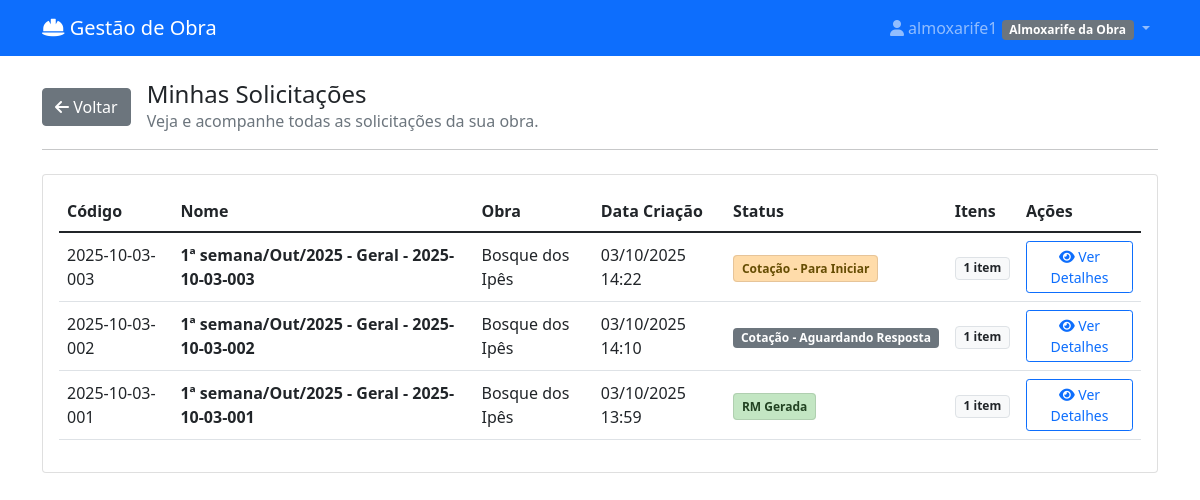
The app's page /solicitacoes/ (signed in) with its own data.
### materiais/models.py (models this page shows, shortened)
class User(AbstractUser):
    PERFIL_CHOICES = [
        ('almoxarife_obra', 'Almoxarife da Obra'),
        ('engenheiro', 'Engenheiro'),
        ('almoxarife_escritorio', 'Almoxarife do Escritório'),
        ('diretor', 'Diretor'),
    ]
    perfil = models.CharField(max_length=30, choices=PERFIL_CHOICES)
    telefone = models.CharField(max_length=15, blank=True)
    obras = models.ManyToManyField('Obra', blank=True, related_name='usuarios')
    assinatura_imagem = models.ImageField(upload_to='assinaturas/', null=True, blank=True, verbose_name="Imagem da Assinatura")

class SolicitacaoCompra(models.Model):
    STATUS_CHOICES = [
        ('rascunho', 'Rascunho'),
        ('pendente_aprovacao', 'Pendente de Aprovação'),
        ('aprovado_engenharia', 'Aprovado - Engenharia'),
        ('aprovada', 'Cotação - Para Iniciar'),
        ('rejeitada', 'Rejeitada'),
        ('em_cotacao', 'Cotação - Em Andamento'),
        ('aguardando_resposta', 'Cotação - Aguardando Resposta'),
        ('cotacao_selecionada', 'Cotação - Recebida/Analisar'),
        ('finalizada', 'RM Gerada'),
        ('a_caminho', 'A Caminho'),
        ('recebida_parcial', 'Recebida Parcialmente'),  # <-- NOVO STATUS ADICIONADO
        ('recebida', 'Recebida'),
    ]
    numero = models.CharField(max_length=100, unique=True, blank=True, verbose_name="Código")
    solicitante = models.ForeignKey(User, on_delete=models.CASCADE, related_name='solicitacoes')
    obra = models.ForeignKey(Obra, on_delete=models.CASCADE, null=True, blank=True)
    destino = models.ForeignKey(
        DestinoEntrega,
        on_delete=models.SET_NULL,
        null=True,
        blank=True,
        verbose_name="Destino de Entrega"
    )
    categoria_sc = models.ForeignKey(
        CategoriaSC,
        on_delete=models.SET_NULL,
        null=True,
        blank=True,
        verbose_name="Categoria da SC"
    )
    data_criacao = models.DateTimeField(auto_now_add=True)
    data_necessidade = models.DateField()
    justificativa = models.TextField(verbose_name="Observação Geral")
    is_emergencial = models.BooleanField(default=False, verbose_name="Solicitação Emergencial")
    status = models.CharField(max_length=20, choices=STATUS_CHOICES, default='rascunho')
    aprovador = models.ForeignKey(User, on_delete=models.SET_NULL, null=True, blank=True, related_name='aprovacoes')
    data_aprovacao = models.DateTimeField(null=True, blank=True)
    observacoes_aprovacao = models.TextField(blank=True)
    data_recebimento = models.DateTimeField(null=True, blank=True, verbose_name="Data de Recebimento")
    recebedor = models.ForeignKey(User, on_delete=models.CASCADE, verbose_name="Recebedor", null=True, blank=True)
    sc_mae = models.ForeignKey(
        'self',
        on_delete=models.SET_NULL,
        null=True,
        blank=True,
        related_name='scs_filhas'
    )
    @property
    def nome_descritivo(self):
        if not self.numero or not self.data_criacao:
            return "SC em criação..."
        data = timezone.localtime(self.data_criacao)
        semana_do_mes = (data.day - 1) // 7 + 1
        meses = ['Jan', 'Fev', 'Mar', 'Abr', 'Mai', 'Jun', 'Jul', 'Ago', 'Set', 'Out', 'Nov', 'Dez']
        mes_str = meses[data.month - 1]
        ano_str = data.strftime('%Y')
        categoria_nome = self.categoria_sc.nome if self.categoria_sc else "Geral"
        return f"{semana_do_mes}ª semana/{mes_str}/{ano_str} - {categoria_nome} - {self.numero}"

class Obra(models.Model):
    nome = models.CharField(max_length=100, verbose_name="Nome da Obra")
    endereco = models.CharField(max_length=200, blank=True, verbose_name="Endereço")
    data_inicio = models.DateField(null=True, blank=True, verbose_name="Data de Início")
    data_fim = models.DateField(null=True, blank=True, verbose_name="Data de Fim")
    ativa = models.BooleanField(default=True, verbose_name="Ativa")
    class Meta:
        verbose_name = "Obra"
        verbose_name_plural = "Obras"

### materiais/views.py (the view, shortened to what this page needs)
# urls.py: path('solicitacoes/', views.lista_solicitacoes, name='lista_solicitacoes'),
@login_required
def lista_solicitacoes(request):
    status_filtrado = request.GET.get('status', None)
    user = request.user
    if user.perfil == 'diretor':
        base_query = SolicitacaoCompra.objects.all()
    elif user.perfil in ['almoxarife_escritorio', 'almoxarife_obra', 'engenheiro']:
        user_obras = user.obras.all()
        if user_obras.exists():
            base_query = SolicitacaoCompra.objects.filter(obra__in=user_obras)
        else:
            base_query = SolicitacaoCompra.objects.none()
    else:
        base_query = SolicitacaoCompra.objects.none()
    solicitacoes = base_query
    context = {
        'solicitacoes': solicitacoes.select_related('obra').order_by('-data_criacao'),
        'status_filtrado': status_filtrado,
        'status_choices': dict(SolicitacaoCompra.STATUS_CHOICES)
    }
    return render(request, 'materiais/lista_solicitacoes.html', context)

### materiais/templates/materiais/lista_solicitacoes.html (shortened to what this page needs)
{% extends 'materiais/base.html' %}
{% load materiais_extras %}
{% block content %}
<div class="d-flex align-items-center mb-3">
    <a href="{% url 'materiais:dashboard' %}" class="btn btn-secondary me-3">
        <i class="fas fa-arrow-left"></i> Voltar
    </a>
    <div>
        <h4 class="mb-0">
            {% if status_filtrado %}
                Solicitações "{{ status_choices|get_item:status_filtrado }}"
            {% else %}
                Minhas Solicitações
            {% endif %}
        </h4>
        <p class="text-muted mb-0">Veja e acompanhe todas as solicitações da sua obra.</p>
    </div>
</div>
<hr class="mb-4">
<div class="card">
    <div class="card-body">
        {% if solicitacoes %}
            <div class="table-responsive">
                <table class="table table-hover align-middle">
                    <thead>
                        <tr>
                            <th>Código</th>
                            <th>Nome</th>
                            <th>Obra</th>
                            <th>Data Criação</th>
                            <th>Status</th>
                            <th>Itens</th>
                            <th>Ações</th>
                        </tr>
                    </thead>
                    <tbody>
                        {% for solicitacao in solicitacoes %}
                        <tr>
                            <td>
                                {{ solicitacao.numero }}
                            </td>
                            <td><strong>{{ solicitacao.nome_descritivo }}</strong></td>
                            <td>{{ solicitacao.obra.nome|default:"-" }}</td>
                            <td>{{ solicitacao.data_criacao|date:"d/m/Y H:i" }}</td>
                            <td>
                                {% if solicitacao.status == 'pendente_aprovacao' %}
                                    <span class="status-badge badge-aberto">{{ solicitacao.get_status_display }}</span>
                                {% elif solicitacao.status == 'aprovada' %}
                                    <span class="status-badge badge-aprovado">{{ solicitacao.get_status_display }}</span>
                                {% elif solicitacao.status == 'em_cotacao' %}
                                    <span class="status-badge badge-cotacao">{{ solicitacao.get_status_display }}</span>
                                {% elif solicitacao.status == 'cotacao_selecionada' %}
                                    <span class="status-badge badge-cotacao-selecionada">{{ solicitacao.get_status_display }}</span>
                                {% elif solicitacao.status == 'finalizada' %}
                                    <span class="status-badge badge-finalizada">{{ solicitacao.get_status_display }}</span>
                                {% elif solicitacao.status == 'a_caminho' %}
                                    <span class="status-badge badge-caminho">{{ solicitacao.get_status_display }}</span>
                                {% elif solicitacao.status == 'recebida' %}
                                    <span class="status-badge badge-entregue">{{ solicitacao.get_status_display }}</span>
                                {% elif solicitacao.status == 'rejeitada' %}
                                    <span class="status-badge badge-rejeitada">{{ solicitacao.get_status_display }}</span>
                                {% else %}
                                    <span class="badge bg-secondary">{{ solicitacao.get_status_display }}</span>
                                {% endif %}
                            </td>
                            <td>
                                <span class="badge bg-light text-dark border">{{ solicitacao.itens.count }} item{{ solicitacao.itens.count|pluralize:"s" }}</span>
                            </td>
                            <td>
                                <button class="btn btn-sm btn-outline-primary btn-ver-detalhes"
                                        data-bs-toggle="modal"
                                        data-bs-target="#modalDetalhesSC"
                                        data-sc-id="{{ solicitacao.id }}">
                                    <i class="fas fa-eye"></i> Ver Detalhes
                                </button>
                            </td>
                        </tr>
                        {% endfor %}
                    </tbody>
                </table>
            </div>
        {% else %}
            <div class="text-center p-5">
                <i class="fas fa-inbox fa-3x text-muted mb-3"></i>
                <h5>Nenhuma solicitação encontrada</h5>
            </div>
        {% endif %}
    </div>
</div>
{% endblock %}

### materiais/templates/materiais/base.html (shortened to what this page needs)
<!DOCTYPE html>
<html lang="pt-br">
<head>
    <link href="https://cdn.jsdelivr.net/npm/bootstrap@5.1.3/dist/css/bootstrap.min.css" rel="stylesheet">
    <link href="https://cdnjs.cloudflare.com/ajax/libs/font-awesome/6.0.0/css/all.min.css" rel="stylesheet">
</head>
<body>
    <nav class="navbar navbar-expand-lg navbar-dark bg-primary">
        <div class="container">
            <a class="navbar-brand" href="{% url 'materiais:dashboard' %}">
                <i class="fas fa-hard-hat"></i> Gestão de Obra
            </a>
            {% if user.is_authenticated %}
            <div class="navbar-nav ms-auto">
                <div class="nav-item dropdown">
                    <a class="nav-link dropdown-toggle" href="#" role="button" data-bs-toggle="dropdown">
                        <i class="fas fa-user"></i> {{ user.get_full_name|default:user.username }}
                        <span class="badge bg-secondary">{{ user.get_perfil_display }}</span>
                    </a>
                </div>
            </div>
            {% endif %}
        </div>
    </nav>
    <div class="container mt-4">
        {% block content %}
        {% endblock %}
    </div>
</body>
</html>

### records on screen
User: get_full_name "almoxarife1", perfil "Almoxarife da Obra"
SolicitacaoCompra: numero "2025-10-03-003", nome_descritivo "1ª semana/Out/2025 - Geral - 2025-10-03-003", obra.nome "Bosque dos Ipês", data_criacao "03/10/2025 14:22", status "Cotação - Para Iniciar", itens.count "1"
SolicitacaoCompra: numero "2025-10-03-002", nome_descritivo "1ª semana/Out/2025 - Geral - 2025-10-03-002", obra.nome "Bosque dos Ipês", data_criacao "03/10/2025 14:10", status "Cotação - Aguardando Resposta", itens.count "1"
SolicitacaoCompra: numero "2025-10-03-001", nome_descritivo "1ª semana/Out/2025 - Geral - 2025-10-03-001", obra.nome "Bosque dos Ipês", data_criacao "03/10/2025 13:59", status "RM Gerada", itens.count "1"
